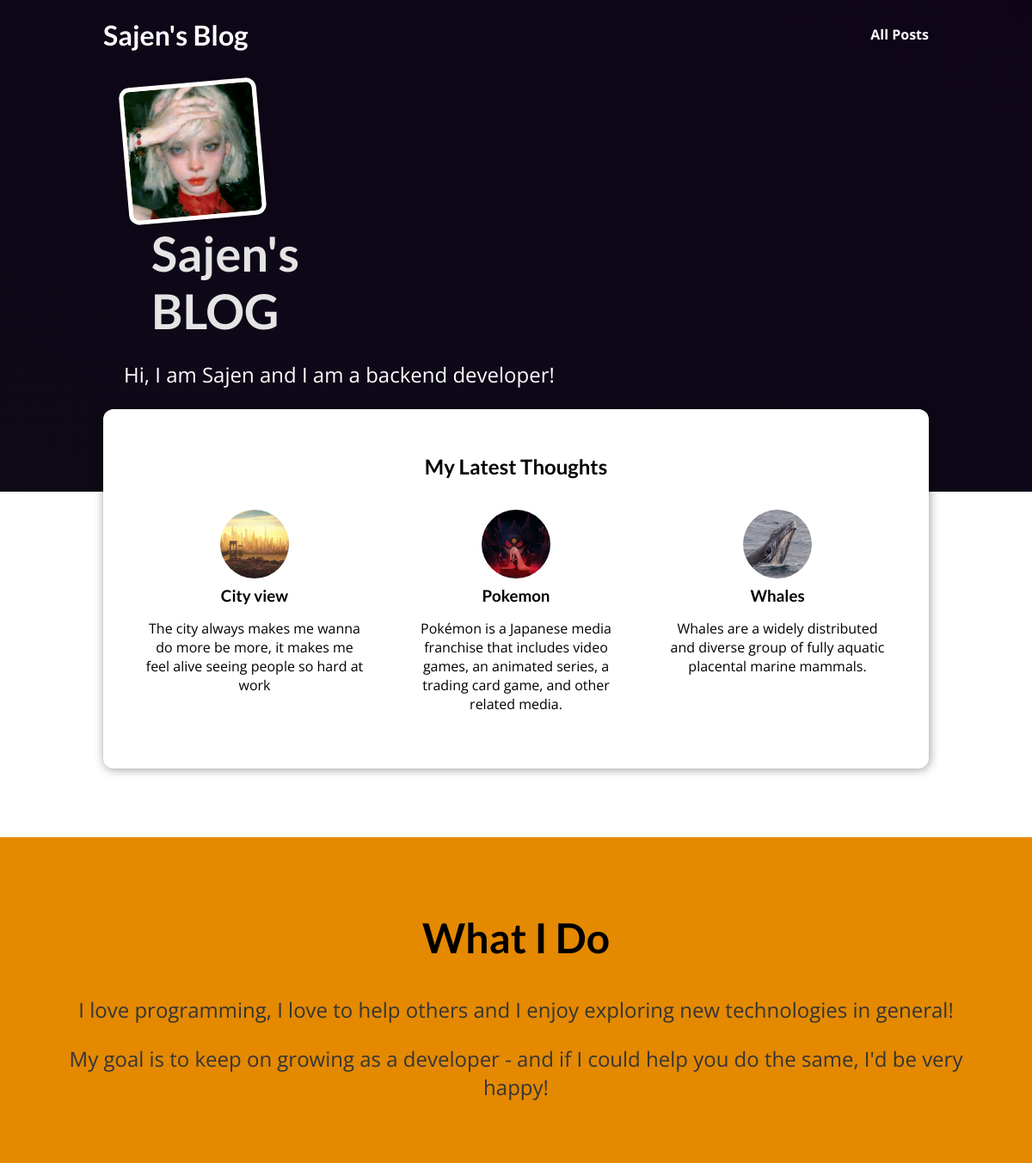
The page / on the database its author committed.
### Blog/models.py (models this page shows, shortened)
class Posts(models.Model):
    title= models.CharField(max_length=100)
    excerpt= models.CharField(max_length=200)
    image_name= models.CharField(max_length=100)
    date= models.DateField(auto_now=True)
    slug=models.SlugField(unique=True)
    content=models.TextField(validators=[MinLengthValidator(50)])
    author=models.ForeignKey(Author,on_delete=models.SET_NULL,related_name="posts",null=True)
    tags= models.ManyToManyField(Tag)

### Blog/views.py (the view)
# urls.py: path("",views.mainpage, name="main-page"),
def mainpage(request):
    latest_post=Posts.objects.all().order_by("-date")[:3]
    return render(request,"blog/mainPage.html",{
        "posts":latest_post
    })

### Blog/templates/blog/mainPage.html (shortened to what this page needs)
{% extends "base.html" %}
{% load static %}
{% block css %}
  <link rel="stylesheet" href="{% static "blog/post.css" %}" />
  <link rel="stylesheet" href="{% static "blog/mainpage.css" %}">
{% endblock %}
{% block content %}
<section id="welcome">
  <header>
    <img src="{%static "blog/images/toh-yasu-base.jpg"%}" alt="Sajen - The Author Of This Blog" />
    <h2>Sajen's BLOG</h2>
  </header>
  <p>Hi, I am Sajen and I am a backend developer!</p>
</section>
<section id="latest-posts">
  <h2>My Latest Thoughts</h2>
  <ul>
    {%for post in posts%}
    {%include "blog/includes/post.html"%}
    {% endfor %}
  </ul>
</section>
<section id="about">
  <h2>What I Do</h2>
  <p>
    I love programming, I love to help others and I enjoy exploring new
    technologies in general!
  </p>
  <p>
    My goal is to keep on growing as a developer - and if I could help you do
    the same, I'd be very happy!
  </p>
</section>
{% endblock %}

### Blog/templates/blog/includes/post.html
{%load static%}
<li>
    <article class="post">
      <a href="{%url "post-detail-page" post.slug%}">
        <img src="{%static "blog/images/"|add:post.image_name%}" alt={{post.title}} />
        <div class="post__content">
          <h3>{{ post.title}}</h3>
          <p>
            {{post.excerpt}}
          </p>
        </div>
      </a>
    </article>
  </li>

### static/apps.css (style rules this page uses)
* { box-sizing: border-box; }
html { font-family: 'Open Sans', 'Lato', sans-serif; }
body { margin: 0; }
h1, h2, h3 { font-family: 'Lato', sans-serif; font-weight: bold; }

### Blog/static/blog/post.css (style rules this page uses)
.post { display: flex; flex-direction: column; align-items: center; text-align: center; }
.post a { text-decoration: none; color: black; transition: all 0.2s ease; padding: 1rem; }
.post img { width: 5rem; height: 5rem; object-fit: cover; border-radius: 50%; }
.post h3 { margin: 0.25rem 0; }

### Blog/static/blog/mainpage.css (style rules this page uses)
#welcome { background: linear-gradient(to right top, #0e0817, #0e0618); padding: 6rem 12%; }
#welcome img { width: 10rem; height: 10rem; object-fit: cover; object-position: top; border: 5px solid white; border-radius: 12px; background-color: #ffe1bf; transform: rotateZ(-5deg); box-shadow: 0 2px 8px rgba(0, 0, 0, 0.25); }
#welcome h2 { font-size: 3.5rem; margin: 0 0 0 2rem; color: #e4e4e4; width: 10rem; }
#welcome p { color: white; font-size: 1.5rem; }
#latest-posts { background-color: white; padding: 2rem; border-radius: 12px; width: 60rem; margin: -6rem auto 2rem auto; box-shadow: 1px 1px 12px rgba(0, 0, 0, 0.4); }
#latest-posts h2 { text-align: center; }
#latest-posts ul { list-style: none; margin: 0; padding: 0; display: flex; gap: 1rem; }
#latest-posts li { flex: 1; }
#about { text-align: center; padding: 3rem; background-color: #e48900; margin-top: 5rem; }
#about h2 { font-size: 3rem; }
#about p { font-size: 1.5rem; color: #353535; }

### rows shown on the page
Posts: image_name (picture), title "City view", excerpt "The city always makes me wanna do more be more, it makes me feel alive seeing people so hard at work"
Posts: image_name (picture), title "Pokemon", excerpt "Pokémon is a Japanese media franchise that includes video games, an animated series, a trading card game, and other related media."
Posts: image_name (picture), title "Whales", excerpt "Whales are a widely distributed and diverse group of fully aquatic placental marine mammals."
